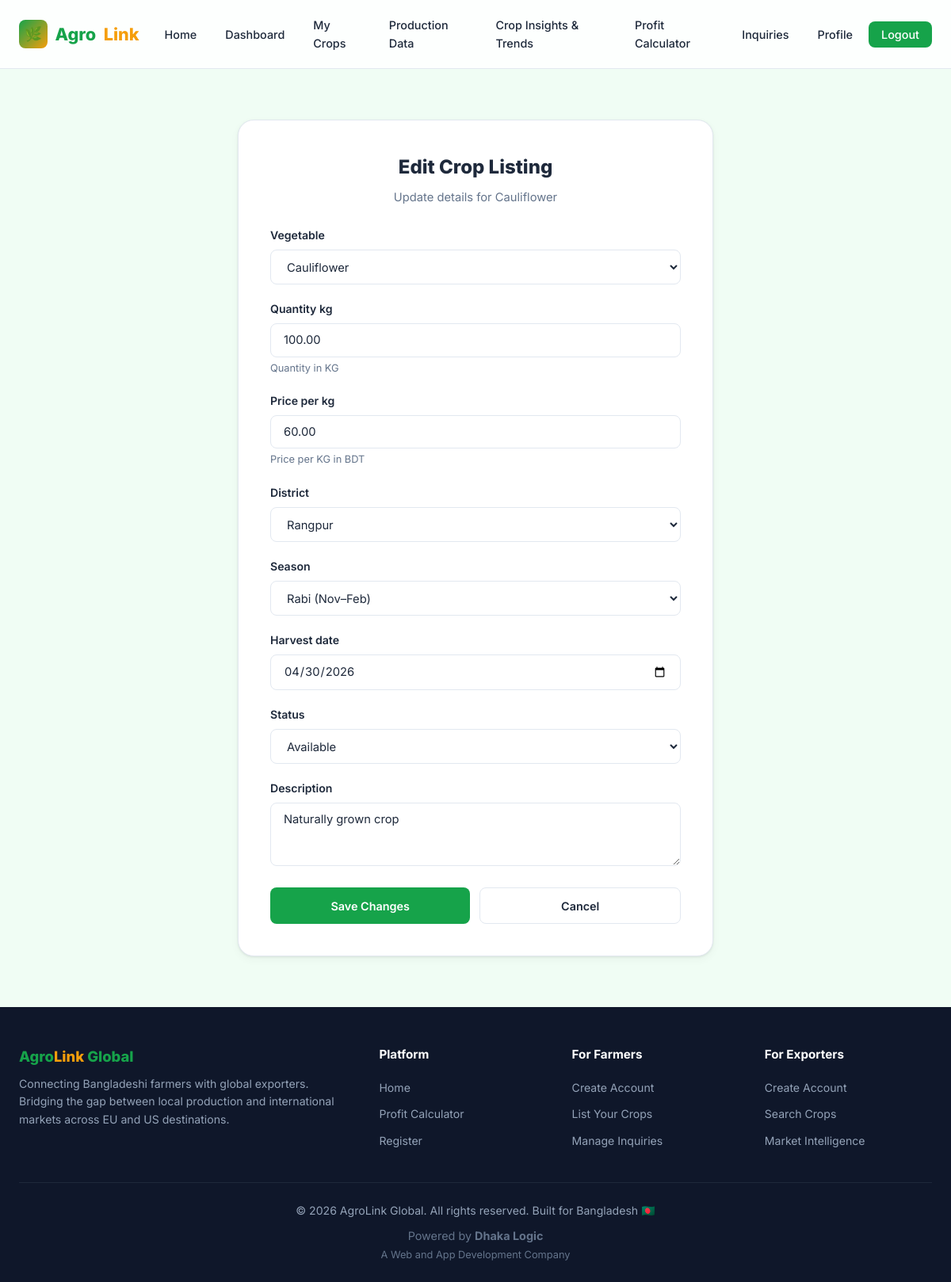
/farmers/crops/21/edit/ (signed in), run on the app's committed database.
### farmers/models.py (models this page shows, shortened)
class CropListing(models.Model):
    class Status(models.TextChoices):
        AVAILABLE = 'available', 'Available'
        SOLD = 'sold', 'Sold Out'
        UPCOMING = 'upcoming', 'Upcoming'
    farmer = models.ForeignKey(
        settings.AUTH_USER_MODEL,
        on_delete=models.CASCADE,
        related_name='crop_listings',
        limit_choices_to={'role': 'farmer'},
    )
    vegetable = models.ForeignKey(Vegetable, on_delete=models.CASCADE, related_name='listings')
    quantity_kg = models.DecimalField(max_digits=10, decimal_places=2, help_text='Quantity in KG')
    price_per_kg = models.DecimalField(max_digits=8, decimal_places=2, help_text='Price per KG in BDT')
    district = models.CharField(max_length=100)
    season = models.CharField(max_length=20, choices=Vegetable.Season.choices)
    harvest_date = models.DateField(blank=True, null=True)
    status = models.CharField(max_length=15, choices=Status.choices, default=Status.AVAILABLE)
    description = models.TextField(blank=True)
    created_at = models.DateTimeField(auto_now_add=True)
    updated_at = models.DateTimeField(auto_now=True)
    class Meta:
        db_table = 'crop_listings'
        ordering = ['-created_at']

class Vegetable(models.Model):
    class Season(models.TextChoices):
        KHARIF1 = 'kharif1', 'Kharif-1 (Mar–Jun)'
        KHARIF2 = 'kharif2', 'Kharif-2 (Jul–Oct)'
        RABI = 'rabi', 'Rabi (Nov–Feb)'
        YEAR_ROUND = 'year_round', 'Year Round'
    name = models.CharField(max_length=100)
    local_name = models.CharField(max_length=100, blank=True, help_text='Name in Bangla/local language')
    description = models.TextField(blank=True)
    season = models.CharField(max_length=20, choices=Season.choices, default=Season.RABI)
    image = models.ImageField(upload_to='vegetables/', blank=True, null=True)
    demand_score = models.FloatField(default=0.5)
    created_at = models.DateTimeField(auto_now_add=True)
    class Meta:
        db_table = 'vegetables'
        ordering = ['name']
    def __str__(self):
        return self.name

### farmers/views.py (the view)
    @login_required
    def wrapper(request, *args, **kwargs):
        if not request.user.is_farmer:
            messages.error(request, 'Access denied. Farmer account required.')
            return redirect('home')
        return view_func(request, *args, **kwargs)

### farmers/forms.py
class CropListingForm(forms.ModelForm):
    district = forms.ChoiceField(
        choices=DISTRICTS,
        widget=forms.Select(attrs={'class': 'form-input'}),
    )
    class Meta:
        model = CropListing
        fields = ['vegetable', 'quantity_kg', 'price_per_kg', 'district', 'season', 'harvest_date', 'status', 'description']
        widgets = {
            'vegetable': forms.Select(attrs={'class': 'form-input'}),
            'quantity_kg': forms.NumberInput(attrs={'class': 'form-input', 'placeholder': 'Quantity in KG', 'step': '0.01'}),
            'price_per_kg': forms.NumberInput(attrs={'class': 'form-input', 'placeholder': 'Price per KG (BDT)', 'step': '0.01'}),
            'season': forms.Select(attrs={'class': 'form-input'}),
            'harvest_date': forms.DateInput(attrs={'class': 'form-input', 'type': 'date'}),
            'status': forms.Select(attrs={'class': 'form-input'}),
            'description': forms.Textarea(attrs={'class': 'form-input', 'rows': 3, 'placeholder': 'Additional details about your crop...'}),
        }

### accounts/models.py (called while the page is built)
    @property
    def is_farmer(self):
        return self.role == self.Role.FARMER

### farmers/views.py (called while the page is built)
def farmer_required(view_func):
    @login_required
    def wrapper(request, *args, **kwargs):
        if not request.user.is_farmer:
            messages.error(request, 'Access denied. Farmer account required.')
            return redirect('home')
        return view_func(request, *args, **kwargs)
    wrapper.__name__ = view_func.__name__
    return wrapper

@farmer_required
def edit_crop(request, pk):
    listing = get_object_or_404(CropListing, pk=pk, farmer=request.user)
    if request.method == 'POST':
        form = CropListingForm(request.POST, instance=listing)
        if form.is_valid():
            form.save()
            messages.success(request, 'Crop listing updated successfully!')
            return redirect('farmer_dashboard')
    else:
        form = CropListingForm(instance=listing)
    return render(request, 'farmers/edit_crop.html', {'form': form, 'listing': listing})

### templates/farmers/edit_crop.html (shortened to what this page needs)
{% extends 'base.html' %}
{% block content %}
<div class="container" style="padding:2rem 1.5rem;">
    <div class="form-card" style="max-width:600px;">
        <h2>Edit Crop Listing</h2>
        <p class="form-subtitle">Update details for {{ listing.vegetable.name }}</p>
        <form method="post" novalidate>
            {% for field in form %}
            <div class="form-group">
                <label for="{{ field.id_for_label }}">{{ field.label }}</label>
                {{ field }}
                {% if field.help_text %}<p class="help-text">{{ field.help_text }}</p>{% endif %}
            </div>
            {% endfor %}
            <div style="display:flex;gap:.75rem;">
                <button type="submit" class="btn btn-primary btn-block">Save Changes</button>
                <a href="{% url 'farmer_dashboard' %}" class="btn btn-secondary btn-block">Cancel</a>
            </div>
        </form>
    </div>
</div>
{% endblock %}

### static/css/style.css (style rules this page uses)
:root { --clr-primary: #16a34a; --clr-primary-dark: #15803d; --clr-primary-light: #bbf7d0; --clr-accent: #f59e0b; --clr-accent-dark: #d97706; --clr-bg: #f0fdf4; --clr-bg-dark: #0f172a; --clr-surface: #ffffff; --clr-surface-alt: #f8fafc; --clr-text: #1e293b; --clr-text-light: #64748b; --clr-border: #e2e8f0; --clr-danger: #ef4444; --clr-info: #3b82f6; --clr-success: #22c55e; --clr-warning: #f59e0b; --radius: 12px; --radius-sm: 8px; --radius-lg: 20px; --shadow: 0 1px 3px rgba(0,0,0,.08), 0 4px 12px rgba(0,0,0,.04); --shadow-md: 0 4px 16px rgba(0,0,0,.1); --shadow-lg: 0 8px 32px rgba(0,0,0,.12); --transition: all .25s cubic-bezier(.4,0,.2,1); --font: 'Inter', system-ui, -apple-system, sans-serif; }
*, *::before, *::after { box-sizing: border-box; margin: 0; padding: 0; }
html { scroll-behavior: smooth; font-size: 16px; }
body { font-family: var(--font); background: var(--clr-bg); color: var(--clr-text); line-height: 1.6; min-height: 100vh; display: flex; flex-direction: column; }
a { color: var(--clr-primary); text-decoration: none; transition: var(--transition); }
.container { max-width: 1280px; margin: 0 auto; padding: 0 1.5rem; }
.btn { display: inline-flex; align-items: center; gap: .5rem; padding: .65rem 1.25rem; border-radius: var(--radius-sm); font-weight: 600; font-size: .9rem; cursor: pointer; border: none; font-family: var(--font); transition: var(--transition); text-align: center; justify-content: center; }
.btn-primary { background: var(--clr-primary); color: #fff; }
.btn-secondary { background: var(--clr-surface); color: var(--clr-text); border: 1px solid var(--clr-border); }
.btn-block { width: 100%; }
.form-group { margin-bottom: 1.25rem; }
.form-group label { display: block; font-weight: 600; font-size: .88rem; margin-bottom: .4rem; color: var(--clr-text); }
.form-input { width: 100%; padding: .7rem 1rem; border: 1.5px solid var(--clr-border); border-radius: var(--radius-sm); font-size: .92rem; font-family: var(--font); transition: var(--transition); background: var(--clr-surface); color: var(--clr-text); }
.form-input::placeholder { color: #94a3b8; }
select.form-input { cursor: pointer; }
textarea.form-input { resize: vertical; min-height: 80px; }
.form-card { max-width: 520px; margin: 0 auto; background: var(--clr-surface); border-radius: var(--radius-lg); padding: 2.5rem; border: 1px solid var(--clr-border); box-shadow: var(--shadow); }
.form-card h2 { text-align: center; margin-bottom: .5rem; font-size: 1.5rem; font-weight: 800; }
.form-card .form-subtitle { text-align: center; color: var(--clr-text-light); margin-bottom: 1.5rem; font-size: .92rem; }
.help-text { font-size: .8rem; color: var(--clr-text-light); margin-top: .25rem; }

### data on the page
CropListing: vegetable.name "Cauliflower", form "Cauliflower" "100.00" "60.00" "Rangpur" "Rabi (Nov–Feb)" "04/30/2026" "Available" "Naturally grown crop"

### other printed values
{{ field.label }} "Vegetable" "Quantity kg" "Price per kg" "District" "Season" "Harvest date" "Status" "Description"
{{ field.help_text }} "Quantity in KG" "Price per KG in BDT"
